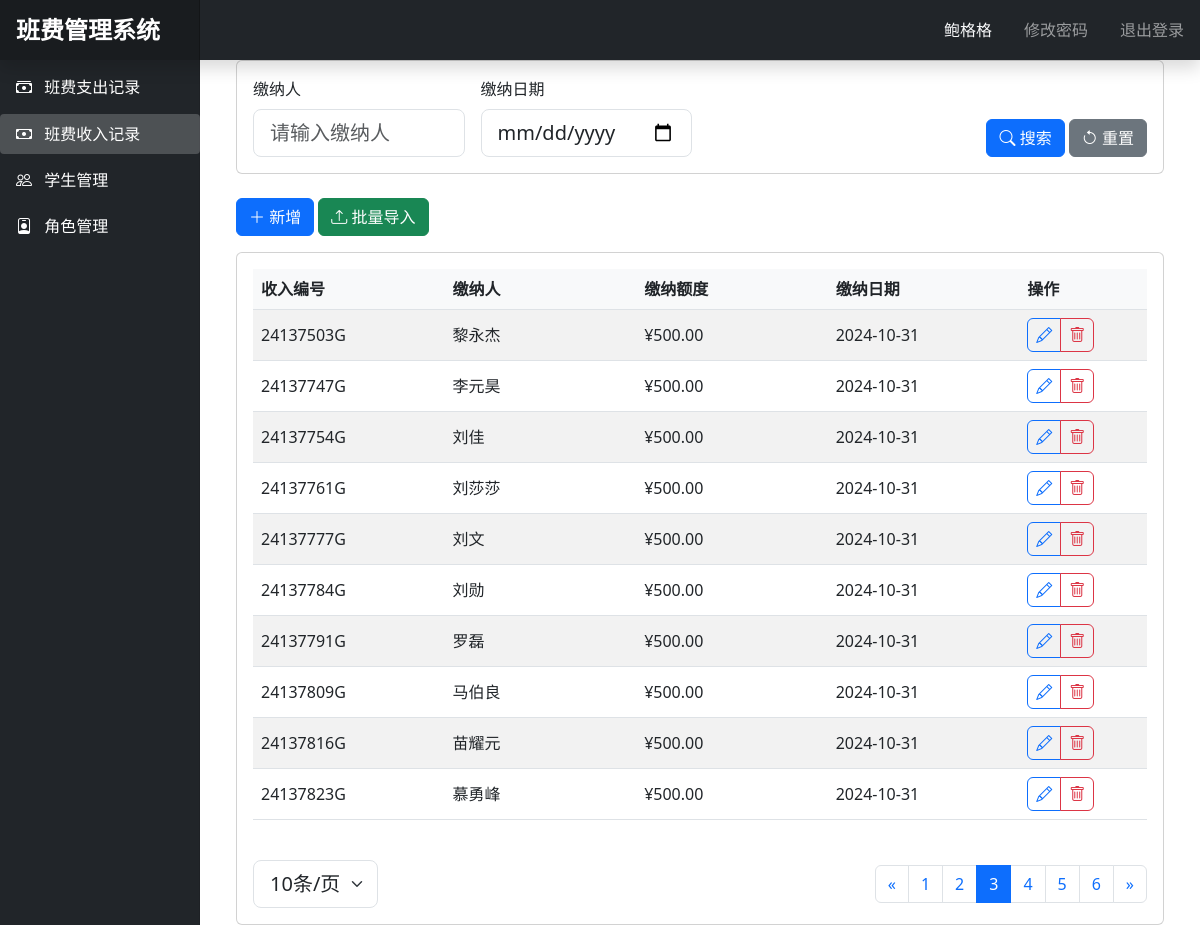
Page /income?page=3&user=&date=&per_page=10 (signed in) on the committed database.
### app.py (models this page shows, shortened)
class Student(db.Model):
    id = db.Column(db.Integer, primary_key=True)
    student_no = db.Column(db.String(20), unique=True, nullable=False)
    name = db.Column(db.String(50), nullable=False)
    phone = db.Column(db.String(20), nullable=False)
    email = db.Column(db.String(100), nullable=False)
    role = db.Column(db.String(20), nullable=False)
    status = db.Column(db.String(20), nullable=False, default='启用')
    password_hash = db.Column(db.String(120), nullable=False, default='123456')  # 添加密码字段
    created_at = db.Column(db.DateTime, default=datetime.utcnow)
    is_active = True
    is_authenticated = True
    is_anonymous = False

class Income(db.Model):
    id = db.Column(db.Integer, primary_key=True)
    income_no = db.Column(db.String(20), unique=True, nullable=False)  # 收入编号
    user = db.Column(db.String(50), nullable=False)  # 缴纳人
    amount = db.Column(db.Float, nullable=False)  # 缴纳额度
    date = db.Column(db.Date, nullable=False)  # 缴纳日期

### app.py (the view)
@app.route('/income')
@login_required
def income():
    page = request.args.get('page', 1, type=int)
    per_page = request.args.get('per_page', 10, type=int)
    query = Income.query
    user = request.args.get('user')
    if user:
        query = query.filter(Income.user.like(f'%{user}%'))
    date = request.args.get('date')
    if date:
        query = query.filter(Income.date == datetime.strptime(date, '%Y-%m-%d').date())
    query = query.order_by(Income.date.desc())
    pagination = query.paginate(page=page, per_page=per_page, error_out=False)
    incomes = pagination.items
    return render_template('income.html', incomes=incomes, pagination=pagination)

### app.py (called while the page is built)
@login_manager.user_loader
def load_user(user_id):
    return Student.query.get(int(user_id))

### templates/income.html (shortened to what this page needs)
{% extends "base.html" %}
{% block content %}
    <div class="container-fluid" style="max-width: 1600px; margin: 0 auto;">
        <div class="card mb-4">
            <div class="card-body">
                <form method="GET" class="row g-3 align-items-end">
                    <div class="col-md-3">
                        <label class="form-label fs-6">缴纳人</label>
                        <input type="text" class="form-control form-control-lg" name="user" placeholder="请输入缴纳人"
                               value="{{ request.args.get('user', '') }}">
                    </div>
                    <div class="col-md-3">
                        <label class="form-label fs-6">缴纳日期</label>
                        <input type="date" class="form-control form-control-lg" name="date"
                               value="{{ request.args.get('date', '') }}">
                    </div>
                    <div class="col-md-6 text-end">
                        <button type="submit" class="btn btn-primary">
                            <i class="bi bi-search"></i> 搜索
                        </button>
                        <a href="{{ url_for('income') }}" class="btn btn-secondary">
                            <i class="bi bi-arrow-counterclockwise"></i> 重置
                        </a>
                    </div>
                </form>
            </div>
        </div>
        <div class="mb-3">
            <button class="btn btn-primary" data-bs-toggle="modal" data-bs-target="#addIncomeModal">
                <i class="bi bi-plus-lg"></i> 新增
            </button>
            <button class="btn btn-success" data-bs-toggle="modal" data-bs-target="#importIncomeModal">
                <i class="bi bi-upload"></i> 批量导入
            </button>
        </div>
        <div class="card">
            <div class="card-body">
                <div class="table-responsive">
                    <table class="table table-striped table-hover">
                        <thead>
                        <tr>
                            <th style="width: 15%" class="fs-6">收入编号</th>
                            <th style="width: 15%" class="fs-6">缴纳人</th>
                            <th style="width: 15%" class="fs-6">缴纳额度</th>
                            <th style="width: 15%" class="fs-6">缴纳日期</th>
                            <th style="width: 10%" class="fs-6">操作</th>
                        </tr>
                        </thead>
                        <tbody>
                        {% for income in incomes %}
                            <tr data-id="{{ income.id }}">
                                <td class="text-truncate fs-6" style="max-width: 150px;">{{ income.income_no }}</td>
                                <td class="text-truncate fs-6" style="max-width: 150px;">{{ income.user }}</td>
                                <td class="text-truncate fs-6" style="max-width: 150px;">
                                    ¥{{ "%.2f"|format(income.amount) }}</td>
                                <td class="text-truncate fs-6"
                                    style="max-width: 150px;">{{ income.date.strftime('%Y-%m-%d') }}</td>
                                <td>
                                    <div class="btn-group">
                                        <button class="btn btn-outline-primary" onclick="editIncome({{ income.id }})"
                                                title="编辑">
                                            <i class="bi bi-pencil"></i>
                                        </button>
                                        <button class="btn btn-outline-danger" onclick="deleteIncome({{ income.id }})"
                                                title="删除">
                                            <i class="bi bi-trash"></i>
                                        </button>
                                    </div>
                                </td>
                            </tr>
                        {% endfor %}
                        </tbody>
                    </table>
                </div>
                <nav aria-label="Page navigation" class="mt-4">
                    <div class="d-flex justify-content-between align-items-center">
                        <div>
                            <select class="form-select form-select-lg d-inline-block w-auto"
                                    onchange="changePerPage(this.value)">
                                <option value="10" {% if request.args.get('per_page') == '10' %}selected{% endif %}>
                                    10条/页
                                </option>
                            </select>
                        </div>
                        <ul class="pagination mb-0">
                            {% if pagination.has_prev %}
                                <li class="page-item">
                                    <a class="page-link"
                                       href="{{ url_for('income', page=pagination.prev_num, user=request.args.get('user', ''), date=request.args.get('date', ''), per_page=request.args.get('per_page', 10)) }}">&laquo;</a>
                                </li>
                            {% endif %}
                            {% for page in pagination.iter_pages() %}
                                {% if page %}
                                    <li class="page-item {% if page == pagination.page %}active{% endif %}">
                                        <a class="page-link"
                                           href="{{ url_for('income', page=page, user=request.args.get('user', ''), date=request.args.get('date', ''), per_page=request.args.get('per_page', 10)) }}">{{ page }}</a>
                                    </li>
                                {% else %}
                                    <li class="page-item disabled"><span class="page-link">...</span></li>
                                {% endif %}
                            {% endfor %}
                            {% if pagination.has_next %}
                                <li class="page-item">
                                    <a class="page-link"
                                       href="{{ url_for('income', page=pagination.next_num, user=request.args.get('user', ''), date=request.args.get('date', ''), per_page=request.args.get('per_page', 10)) }}">&raquo;</a>
                                </li>
                            {% endif %}
                        </ul>
                    </div>
                </nav>
            </div>
        </div>
    </div>
{% endblock %}

### templates/base.html (shortened to what this page needs)
<!DOCTYPE html>
<html lang="zh">
<head>
    <link href="https://cdn.jsdelivr.net/npm/bootstrap@5.3.0/dist/css/bootstrap.min.css" rel="stylesheet">
    <link href="https://cdn.jsdelivr.net/npm/bootstrap-icons@1.7.2/font/bootstrap-icons.css" rel="stylesheet">
</head>
<body>
    <nav class="navbar navbar-dark sticky-top bg-dark flex-md-nowrap p-0 shadow">
        <a class="navbar-brand col-md-3 col-lg-2 me-0 px-3" href="#">班费管理系统</a>
        <div class="navbar-nav">
            <div class="nav-item text-nowrap d-flex align-items-center">
                <span class="nav-link px-3 text-light">{{ current_user.name }}</span>
                <a class="nav-link px-3" href="{{ url_for('change_password') }}">修改密码</a>
                <a class="nav-link px-3" href="/logout">退出登录</a>
            </div>
        </div>
    </nav>
    <div class="container-fluid">
        <div class="row">
            <nav id="sidebarMenu" class="col-md-3 col-lg-2 d-md-block bg-dark sidebar collapse">
                <div class="position-sticky pt-3">
                    <ul class="nav flex-column">
                        <li class="nav-item">
                            <a class="nav-link {% if request.endpoint == 'expenses' %}active{% endif %}"
                               href="{{ url_for('expenses') }}">
                                <i class="bi bi-cash-stack"></i>
                                班费支出记录
                            </a>
                        </li>
                        <li class="nav-item">
                            <a class="nav-link {% if request.endpoint == 'income' %}active{% endif %}"
                               href="{{ url_for('income') }}">
                                <i class="bi bi-cash"></i>
                                班费收入记录
                            </a>
                        </li>
                        <li class="nav-item">
                            <a class="nav-link {% if request.endpoint == 'students' %}active{% endif %}"
                               href="{{ url_for('students') }}">
                                <i class="bi bi-people"></i>
                                学生管理
                            </a>
                        </li>
                        <li class="nav-item">
                            <a class="nav-link {% if request.endpoint == 'roles' %}active{% endif %}"
                               href="{{ url_for('roles') }}">
                                <i class="bi bi-person-badge"></i>
                                角色管理
                            </a>
                        </li>
                    </ul>
                </div>
            </nav>
            <main class="col-md-9 ms-sm-auto col-lg-10 px-md-4">
                {% block content %}{% endblock %}
            </main>
        </div>
    </div>
</body>
</html>

### templates/base.html (style rules this page uses)
.sidebar { position: fixed; top: 0; bottom: 0; left: 0; z-index: 100; padding: 48px 0 0; box-shadow: inset -1px 0 0 rgba(0, 0, 0, .1); background-color: #343a40; }
.sidebar .nav-link { font-weight: 500; color: #fff; padding: 0.5rem 1rem; margin: 0.2rem 0; border-radius: 0.25rem; }
.sidebar .nav-link.active { background-color: rgba(255, 255, 255, .2); }
.sidebar .nav-link i { margin-right: 0.5rem; }
.navbar-brand { padding-top: .75rem; padding-bottom: .75rem; font-size: 1.5rem; font-weight: bold; background-color: rgba(0, 0, 0, .25); box-shadow: inset -1px 0 0 rgba(0, 0, 0, .25); }
.table th { background-color: #f8f9fa; }
.table td { vertical-align: middle; }
.btn-group .btn { padding: 0.25rem 0.5rem; }
.form-label { font-weight: 500; }

### rows in the picture
Student: name "鲍格格"
Income: income_no "24137503G", user "黎永杰", amount "500.00", date "2024-10-31"
Income: income_no "24137747G", user "李元昊", amount "500.00", date "2024-10-31"
Income: income_no "24137754G", user "刘佳", amount "500.00", date "2024-10-31"
Income: income_no "24137761G", user "刘莎莎", amount "500.00", date "2024-10-31"
Income: income_no "24137777G", user "刘文", amount "500.00", date "2024-10-31"
Income: income_no "24137784G", user "刘勋", amount "500.00", date "2024-10-31"
Income: income_no "24137791G", user "罗磊", amount "500.00", date "2024-10-31"
Income: income_no "24137809G", user "马伯良", amount "500.00", date "2024-10-31"
Income: income_no "24137816G", user "苗耀元", amount "500.00", date "2024-10-31"
Income: income_no "24137823G", user "慕勇峰", amount "500.00", date "2024-10-31"

### other values in the picture
{{ page }} "1" "2" "3" "4" "5" "6"
